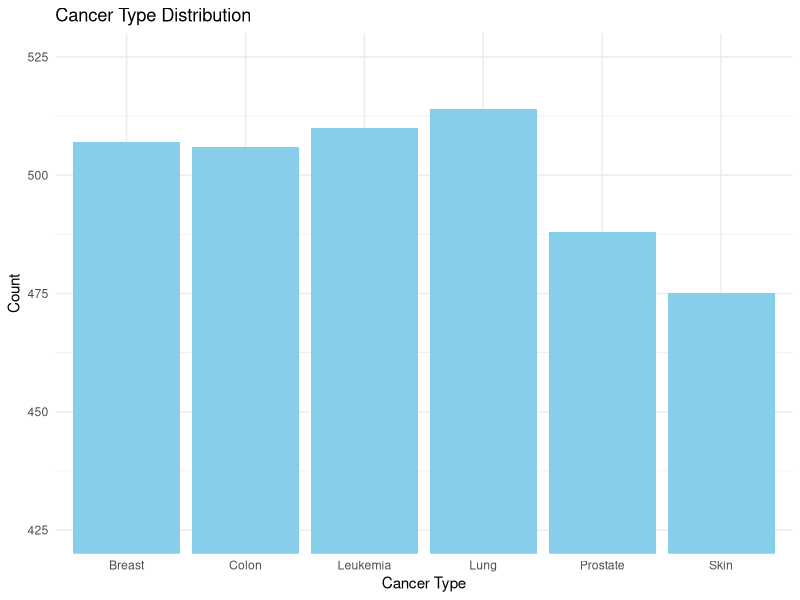
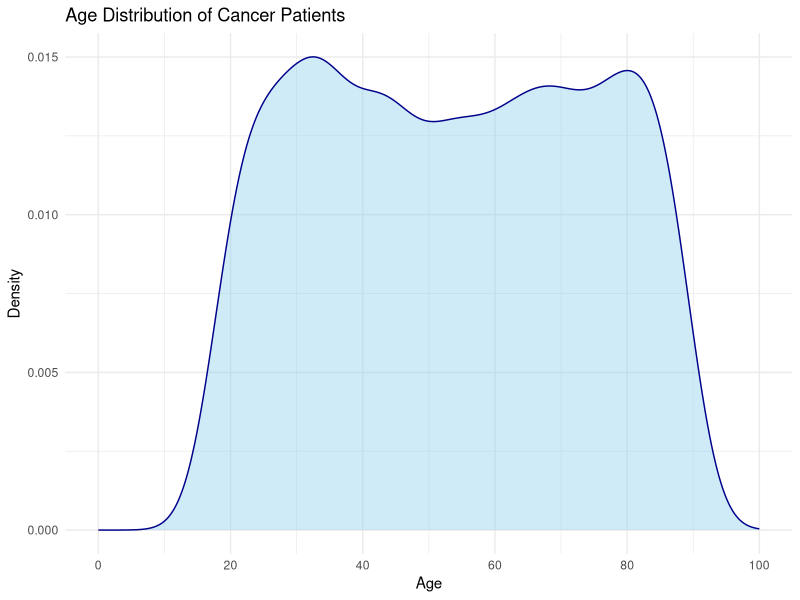
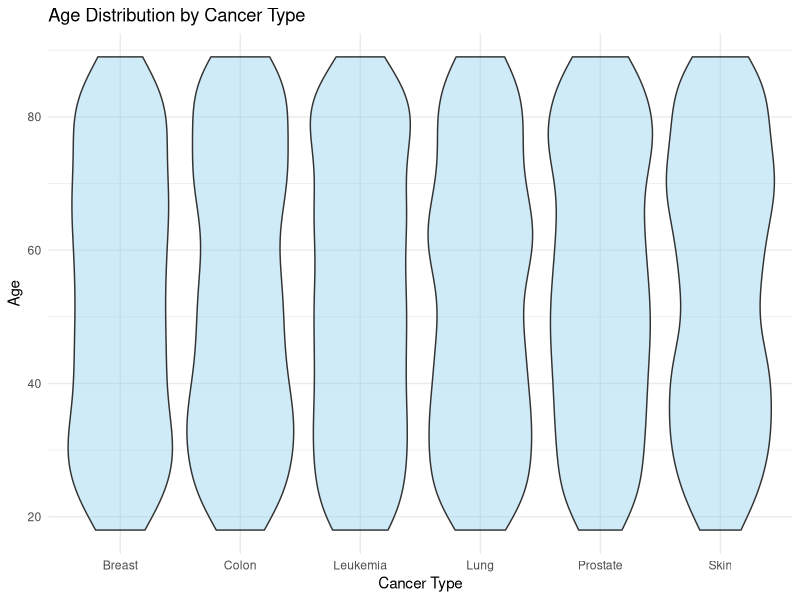
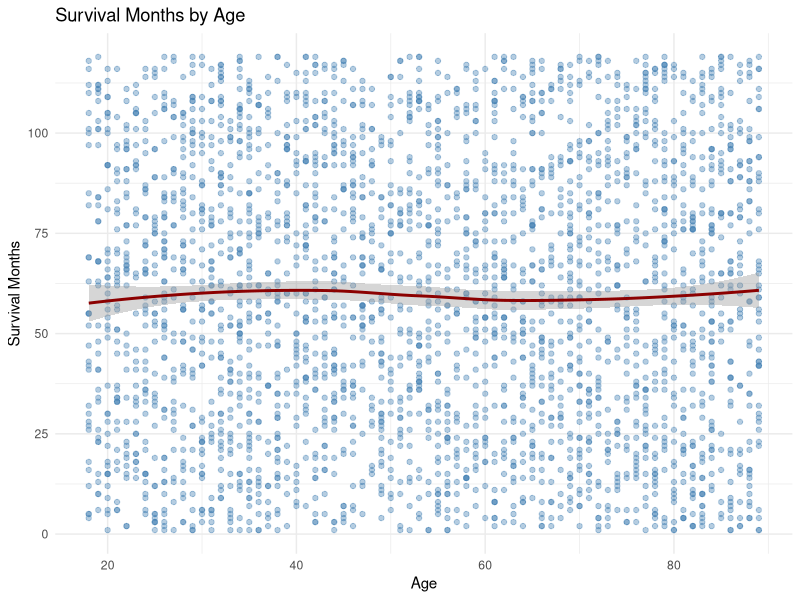
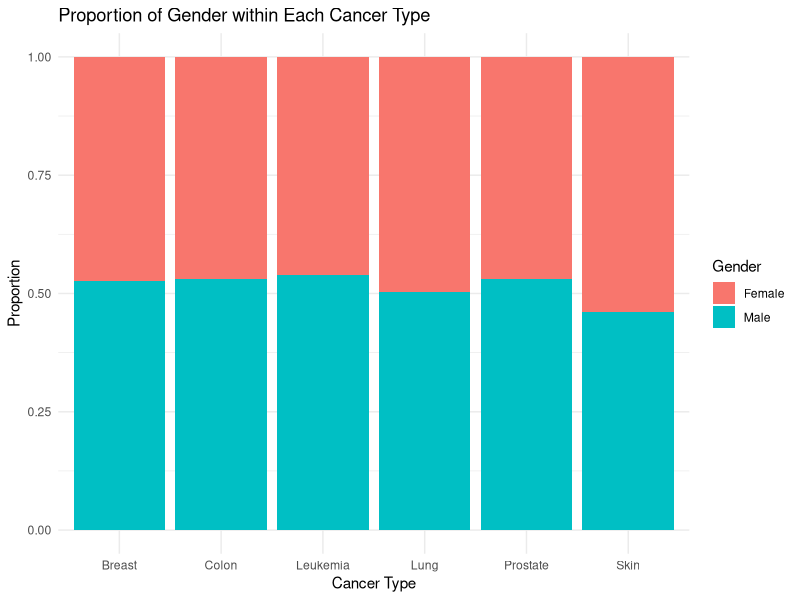
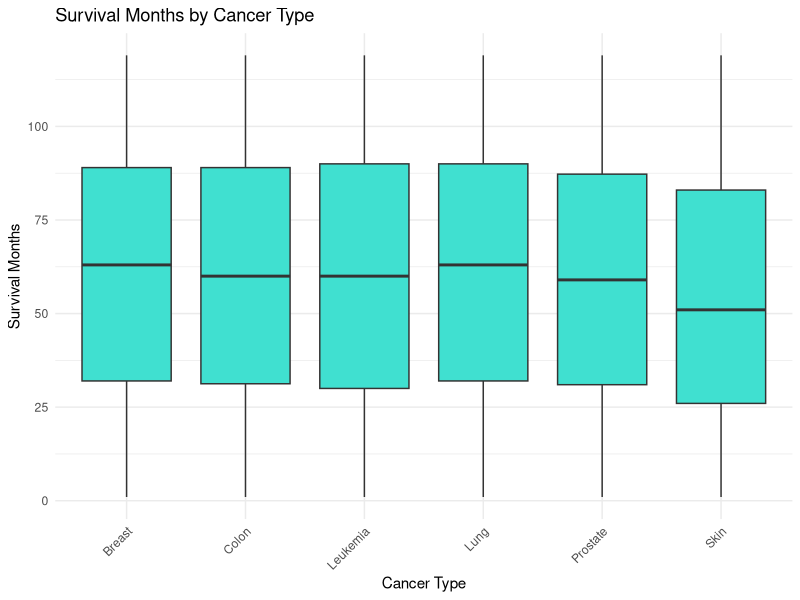
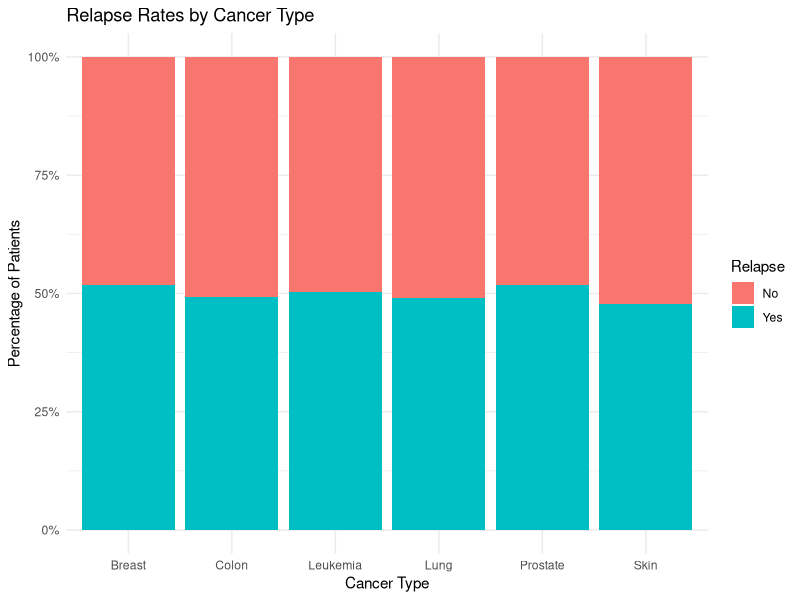
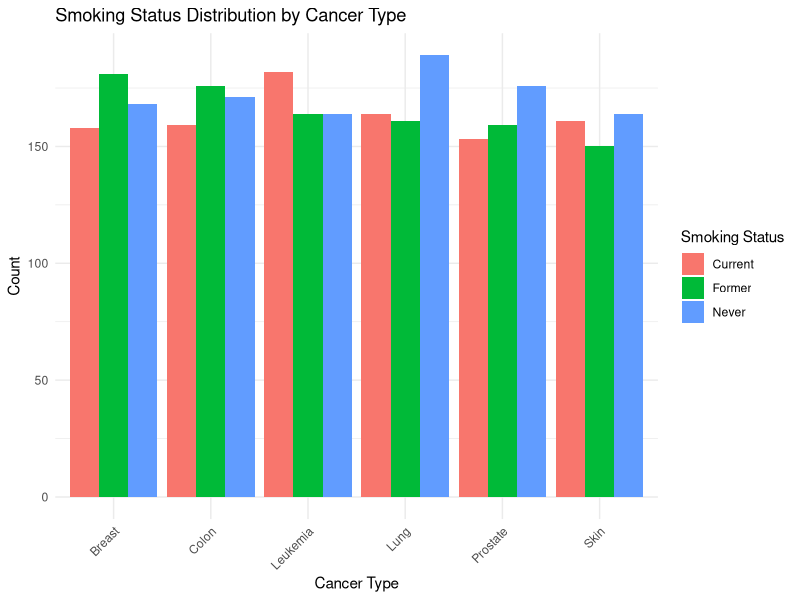

Recreate these plots in R, in order.
## ---- chunk 1
knitr::opts_chunk$set(echo = TRUE)
## ---- chunk 2
# Load required packages
library(tidyverse)

# Read the dataset (assumes file is in the same directory)
data <- read_csv("cancer_data_denmark.csv")

# View first few rows
head(data)
## ---- chunk 3
# Bar plot
plot_cancer_type <- ggplot(data, aes(x = Cancer_Type)) +
  geom_bar(fill = "skyblue") +
  coord_cartesian(ylim = c(425, 525)) +
  labs(
    title = "Cancer Type Distribution",
    x = "Cancer Type",
    y = "Count"
  ) +
  theme_minimal()

ggsave("plots/cancer_type_distribution.png", plot = plot_cancer_type, width = 8, height = 6, dpi = 300, bg = "white")

plot_cancer_type
## ---- chunk 4
plot_age <- ggplot(data, aes(x = Age)) +
  geom_density(fill = "skyblue", color = "darkblue", alpha = 0.4) +
  scale_x_continuous(limits = c(0, 100), breaks = seq(0, 100, 20)) +
  labs(
    title = "Age Distribution of Cancer Patients",
    x = "Age",
    y = "Density"
  ) +
  theme_minimal()

ggsave("plots/age_distribution.png", plot = plot_age, width = 8, height = 6, dpi = 300, bg = "white")

plot_age
## ---- chunk 5
plot_age_vs_cancertype <- ggplot(data, aes(x = Cancer_Type, y = Age)) + geom_violin(fill = "skyblue", alpha = 0.4) + labs(title = "Age Distribution by Cancer Type",
       x = "Cancer Type",
       y = "Age") +
  theme_minimal() 

ggsave("plots/age_vs_cancertype.png", plot = plot_age_vs_cancertype, width = 8, height = 6, dpi = 300, bg = "white")

plot_age_vs_cancertype
## ---- chunk 6
plot_age_vs_survival <- ggplot(data, aes(x = Age, y = Survival_Months)) +
  geom_point(alpha = 0.4, color = "steelblue") +
  geom_smooth(method = "loess", se = TRUE, color = "darkred") +  # trend line
  labs(title = "Survival Months by Age",
       x = "Age",
       y = "Survival Months") +
  theme_minimal()

ggsave("plots/age_vs_survival.png", plot = plot_age_vs_survival, width = 8, height = 6, dpi = 300, bg = "white")


plot_age_vs_survival
## ---- chunk 7
plot_gender_vs_cancertype <- ggplot(data, aes(x = Cancer_Type, fill = Gender)) +
  geom_bar(position = "fill") +
  labs(title = "Proportion of Gender within Each Cancer Type",
       x = "Cancer Type",
       y = "Proportion",
       fill = "Gender") +
  theme_minimal()

ggsave("plots/gender_vs_cancertype.png", plot = plot_gender_vs_cancertype, width = 8, height = 6, dpi = 300, bg = "white")

plot_gender_vs_cancertype
## ---- chunk 8
plot_survival_vs_cancertype <- ggplot(data, aes(x = Cancer_Type, y = Survival_Months)) +
  geom_boxplot(fill = "turquoise") +
  labs(title = "Survival Months by Cancer Type",
       x = "Cancer Type",
       y = "Survival Months") +
  theme_minimal() +
  theme(axis.text.x = element_text(angle = 45, hjust = 1))

ggsave("plots/survival_vs_cancertype.png", plot = plot_survival_vs_cancertype, width = 8, height = 6, dpi = 300, bg = "white")

plot_survival_vs_cancertype
## ---- chunk 9
plot_relapse_vs_cancertype <- ggplot(data, aes(x = Cancer_Type, fill = Relapse)) + scale_y_continuous(labels = scales::percent_format()) + geom_bar(position = "fill") + labs(
    title = "Relapse Rates by Cancer Type",
    x = "Cancer Type",
    y = "Percentage of Patients",
    fill = "Relapse"
  ) +
  theme_minimal()

ggsave("plots/relapse_vs_cancertype.png", plot = plot_relapse_vs_cancertype, width = 8, height = 6, dpi = 300, bg = "white")

plot_relapse_vs_cancertype

## ---- chunk 10
plot_smoking <- ggplot(data, aes(x = Cancer_Type, fill = Smoking_Status)) +
  geom_bar(position = "dodge") +  # proportions within cancer type
  labs(title = "Smoking Status Distribution by Cancer Type",
       x = "Cancer Type",
       y = "Count",
       fill = "Smoking Status") +
  theme_minimal() +
  theme(axis.text.x = element_text(angle = 45, hjust = 1))

ggsave("plots/smoking.png", plot = plot_smoking, width = 8, height = 6, dpi = 300, bg = "white")

plot_smoking

## ---- chunk 11
lung_cancer_data <- data %>% filter(Cancer_Type == "Lung") %>% mutate(Smoking_Status = ifelse(Smoking_Status == "Never", "never", "smoker")) #reminder of syntax: ifelse(condition, value_if_true, value_if_false)

plot_lung_cancer_data <- lung_cancer_data %>% ggplot(aes(x = Cancer_Type, fill = Smoking_Status)) + geom_bar(position = "dodge") + labs(title = "Smoking Status Distribution by Cancer Type",
       x = "Cancer Type",
       y = "Count",
       fill = "Smoking Status") +
  theme_minimal()

ggsave("plots/lung_cancer.png", plot = plot_lung_cancer_data, width = 8, height = 6, dpi = 300, bg = "white")

plot_lung_cancer_data
## ---- chunk 12
smokers_simplified <- data %>% mutate(Smoking_Status = ifelse(Smoking_Status == "Never", "never", "smoker"))
plot_smoking_simplified <- ggplot(smokers_simplified, aes(x = Cancer_Type, fill = Smoking_Status)) +
  geom_bar(position = "dodge") +  # proportions within cancer type
  labs(title = "Smoking Status Distribution by Cancer Type",
       x = "Cancer Type",
       y = "Count",
       fill = "Smoking Status") +
  theme_minimal() +
  theme(axis.text.x = element_text(angle = 45, hjust = 1))

ggsave("plots/smoking_simplified.png", plot = plot_smoking_simplified, width = 8, height = 6, dpi = 300, bg = "white")

plot_smoking_simplified
## ---- chunk 13
plot_alcohol <- ggplot(data, aes(x = Cancer_Type, fill = Alcohol_Consumption)) +
  geom_bar(position = "dodge") +
  labs(title = "Alcohol Consumption by Cancer Type",
       x = "Cancer Type",
       y = "Count",
       fill = "Alcohol Consumption") +
  theme_minimal()

ggsave("plots/alcohol.png", plot = plot_alcohol, width = 8, height = 6, dpi = 300, bg = "white")

plot_alcohol

alcohol_simplified <- data %>% mutate(Alcohol_Consumption = ifelse(Alcohol_Consumption == "None", "none", "drinker"), Alcohol_Consumption = factor(Alcohol_Consumption, levels = c("none", "drinker"))
  )
plot_alcohol_simplified <- alcohol_simplified %>% ggplot(aes(x = Cancer_Type, fill = Alcohol_Consumption)) +
  geom_bar(position = "dodge") +
  labs(title = "Alcohol Consumption by Cancer Type",
       x = "Cancer Type",
       y = "Count",
       fill = "Alcohol Consumption") +
  theme_minimal()

ggsave("plots/alcohol_simplified.png", plot = plot_alcohol_simplified, width = 8, height = 6, dpi = 300, bg = "white")

plot_alcohol_simplified

## ---- chunk 14
plot_family_history <- ggplot(data, aes(x = Cancer_Type, fill = Family_History)) + geom_bar(position = "fill") + labs(title = "Family History across Cancer Types", x = "Cancer Type", y = "Proportion", fill = "Family History") + theme_minimal()

ggsave("plots/family_history.png", plot = plot_family_history, width = 8, height = 6, dpi = 300, bg = "white")

plot_family_history
## ---- chunk 15
data %>% count(Treatment_Type)

plot_treatment_facet <- data %>%
  ggplot(aes(x = Treatment_Type, fill = Treatment_Type)) +
  geom_bar(position = "dodge") +
  facet_wrap(~ Cancer_Type) + #facet_wrap creates a subplot for each cancer type
  coord_flip() + #flipped coordinates bc labels are easier to read horizontally
  labs(
    title = "Treatment Types by Cancer Type",
    x = NULL,  
    y = "Count",
    fill = "Treatment Type"
  ) +
  theme_minimal() 

ggsave("plots/treatments.png", plot = plot_treatment_facet, width = 8, height = 6, dpi = 300, bg = "white")

plot_treatment_facet


## ---- chunk 16
plot_treatment_per_stage <- ggplot(data, aes(x = Stage, fill = Treatment_Type)) + geom_bar(position = "fill") + labs(title = "Types of Treatment for Each Cancer Stage", x = "Stage", y = "Proportion") + theme_minimal()

ggsave("plots/treatment_per_stage.png", plot = plot_treatment_per_stage, width = 8, height = 6, dpi = 300, bg = "white")

plot_treatment_per_stage

plot_stage_per_treatment <- ggplot(data, aes(x = Treatment_Type, fill = Stage)) + geom_bar(position = "fill") + labs(title = "Types of Treatment for Each Cancer Stage", x = "Treatment", y = "Proportion") + theme_minimal()

ggsave("plots/stage_per_treatment.png", plot = plot_stage_per_treatment, width = 8, height = 6, dpi = 300, bg = "white")

plot_stage_per_treatment
## ---- chunk 17
count(data, Genetic_Mutation)
## ---- chunk 18
plot_mutations <- ggplot(data, aes(x = Cancer_Type, fill = Genetic_Mutation)) + geom_bar(position = "dodge") + labs(title = "Genetic Mutations across Cancer Types", x = "Cancer Type", fill = "Genetic Mutation") + theme_minimal()

ggsave("plots/mutations.png", plot = plot_mutations, width = 8, height = 6, dpi = 300, bg = "white")

plot_mutations
## ---- chunk 19
mutations <- data %>% filter(Genetic_Mutation %in% c("BRCA1", "BRCA2", "TP53"))
mutations

plot_cancertype_with_mutation <- mutations %>% ggplot(aes(x = Cancer_Type)) + geom_bar(fill = "skyblue", width = 0.5) + coord_cartesian(ylim = c(200, 400)) + labs(title = "Types of Cancers with mutations identified", x = "Cancer Type", y = "Count") + theme_minimal()

ggsave("plots/cancertype_mutations.png", plot = plot_cancertype_with_mutation, width = 8, height = 6, dpi = 300, bg = "white")

plot_cancertype_with_mutation
## ---- chunk 20
#First, filter the data to get a data frame with only lung cancer cases 
lung_data <- data %>%
  filter(Cancer_Type == "Lung") %>%
  drop_na(Survival_Months)

#Next, select the columns/variables you want to keep as "predictors" of survival
lung_model_data <- lung_data %>% 
  select(Age, Gender, Cancer_Type, Stage, Smoking_Status, Alcohol_Consumption, BMI, Income_Level)
lung_model_data$Stage <- factor(lung_model_data$Stage, ordered = TRUE)

#training
set.seed(123) #makes sure random split is repeatable, otherwise i'd get a new split each time
train_indices <- sample(nrow(lung_model_data), 0.8 * nrow(lung_model_data)) #This gives me a random list of row numbers to be used for "training," all of which are saved in train_indices
#sample() randomly picks 80% of rows 
#nrow() total number of rows in the dataset

train_data <- lung_model_data[train_indices, ]
test_data <- lung_model_data[-train_indices, ] #all the rows that are remaining (bc of the -)
